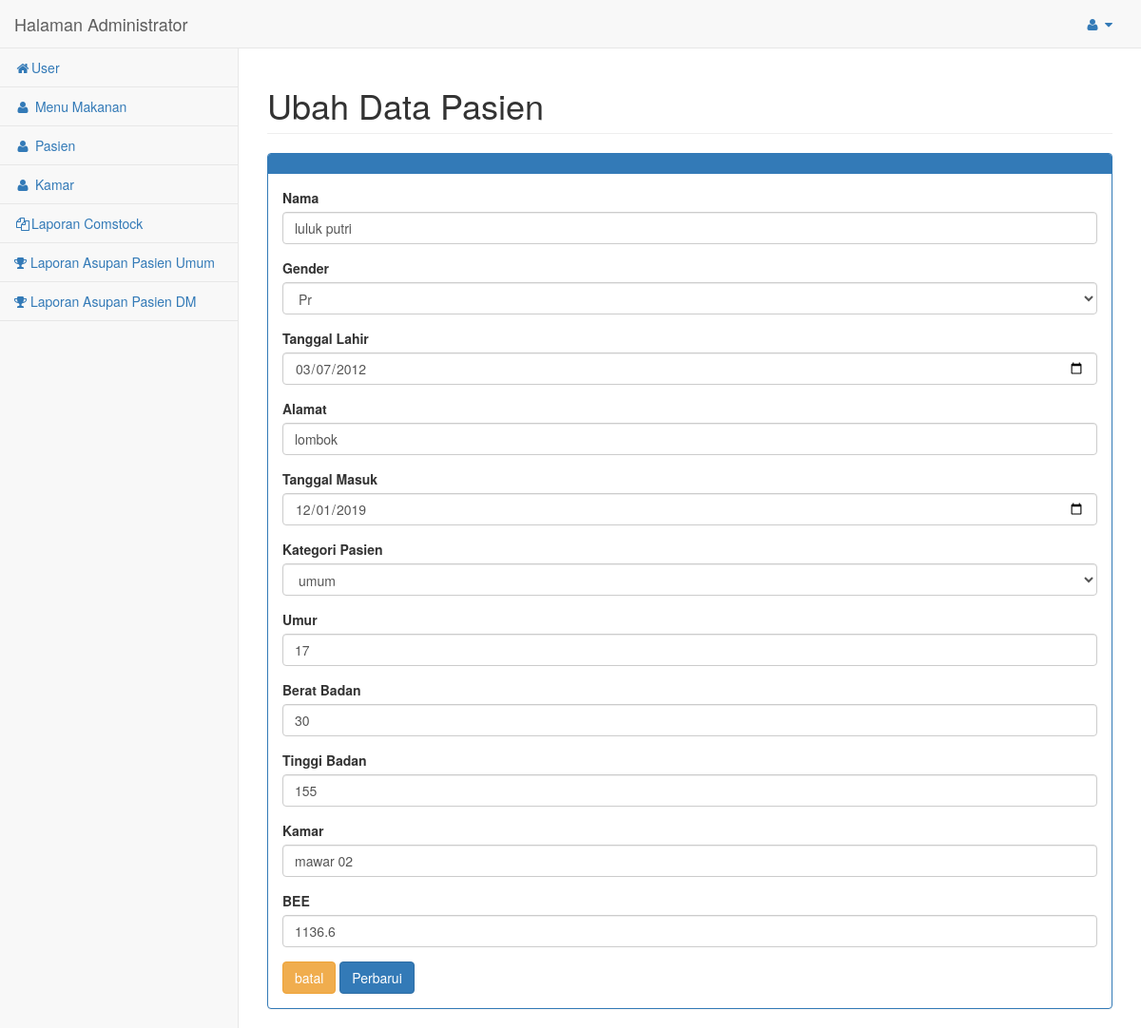
Screenshot of /admin/pasien/edit.php?id_pasien=PSN001 (signed in) with the database file from the repository.
### tables this page shows
CREATE TABLE `pasien` (
  `id_pasien` varchar(8) NOT NULL,
  `nama_pasien` varchar(20) NOT NULL,
  `gender` varchar(3) NOT NULL,
  `tanggal_lahir` date NOT NULL,
  `alamat` varchar(30) NOT NULL,
  `tanggal_masuk` date NOT NULL,
  `umur` varchar(5) NOT NULL,
  `kategori` varchar(12) NOT NULL,
  `berat_badan` varchar(5) NOT NULL,
  `tinggi_badan` varchar(5) NOT NULL,
  `kamar` varchar(10) NOT NULL,
  `BEE` varchar(9) NOT NULL,
  `brr` double NOT NULL
);

### admin/pasien/functions.php (called while the page is built, shortened)
<?php
include '../koneksi.php';
function tampil($query){
	global $conn;
	$i=mysqli_query($conn,$query);
	$rows=[];
	while ( $row=mysqli_fetch_assoc($i)) {
		$rows[]=$row;
	}
	return $rows;
}
?>

### admin/pasien/edit.php (the view, shortened to what this page needs)
<?php
$id_pasien=$_GET["id_pasien"];
$data=tampil("SELECT * FROM pasien WHERE id_pasien= '$id_pasien'")[0];
?>
<!DOCTYPE html>
<html>
<head><meta http-equiv="Content-Type" content="text/html; charset=utf-8">
    <link href="../vendor/bootstrap/css/bootstrap.min.css" rel="stylesheet">
    <link href="../vendor/metisMenu/metisMenu.min.css" rel="stylesheet">
    <link href="../vendor/datatables-plugins/dataTables.bootstrap.css" rel="stylesheet">
    <link href="../vendor/datatables-responsive/dataTables.responsive.css" rel="stylesheet">
    <link href="../dist/css/sb-admin-2.css" rel="stylesheet">
    <link href="../vendor/font-awesome/css/font-awesome.min.css" rel="stylesheet" type="text/css">
</head>
<body>
<div id="page-wrapper">
            <div class="row">
                <div class="col-lg-12">
                     <h1 class="page-header">Ubah Data Pasien</h1>
                    <div class="panel panel-primary">
                        <div class="panel-heading">
                        </div>
                        <div class="panel-body">
                            <div class="row">
                                <div class="col-lg-12">
                                    <form action="" method="post" enctype="multipart/form-data">
                                        <div class="form-group">
                                            <label for="nama_pasien">Nama</label>
                                            <input class="form-control" type="text" name="nama_pasien" id="nama_pasien" required value="<?php echo $data["nama_pasien"]; ?>">
                                        </div>
                                        <div class="form-group">
                                            <label for="gender">Gender</label>
                                            <select class="form-control" name="gender" id="gender">
                                        <option> <?= $data['gender'] ?> </option>
                                            </select>
                                        </div>
                                        <div class="form-group">
                                            <label for="tanggal_lahir">Tanggal Lahir</label>
                                            <input class="form-control" type="date" name="tanggal_lahir" id="tanggal_lahir" required value="<?php echo $data["tanggal_lahir"]; ?>">
                                        </div>
                                        <div class="form-group">
                                            <label for="alamat">Alamat</label>
                                            <input class="form-control" type="text" name="alamat" id="alamat" required value="<?php echo $data["alamat"]; ?>">
                                        </div>
                                         <div class="form-group">
                                            <label for="tanggal_masuk">Tanggal Masuk</label>
                                            <input class="form-control" type="date" name="tanggal_masuk" id="tanggal_masuk" required value="<?php echo $data["tanggal_masuk"]; ?>">
                                        </div>
                                        <div class="form-group">
                                            <label for="kategori">Kategori Pasien</label>
                                            <select class="form-control" type="text" name="kategori" id="kategori" required value="<?php echo $data["kategori"]; ?>">
                                                <option> <?= $data['kategori'] ?> </option>
                                            </select>
                                        </div>
                                        <div class="form-group">
                                            <label for="umur">Umur</label>
                                            <input class="form-control" type="text" name="umur" id="umur" required value="<?php echo $data["umur"]; ?>">
                                        </div>
                                        <div class="form-group">
                                            <label for="berat_badan">Berat Badan</label>
                                            <input class="form-control" type="text" name="berat_badan" id="berat_badan" required value="<?php echo $data["berat_badan"]; ?>">
                                        </div>
                                        <div class="form-group">
                                            <label for="tinggi_badan">Tinggi Badan</label>
                                            <input class="form-control" type="text" name="tinggi_badan" id="tinggi_badan" required value="<?php echo $data["tinggi_badan"]; ?>">
                                        </div>
                                        <div class="form-group">
                                            <label for="kamar">Kamar</label>
                                            <input class="form-control" type="text" name="kamar" id="kamar" required value="<?php echo $data["kamar"]; ?>">
                                        </div>
                                        <div class="form-group">
                                            <label for="BEE">BEE</label>
                                            <input class="form-control" type="text" name="BEE" id="BEE" required value="<?php echo $data["BEE"]; ?>">
                                        </div>
                                        <a class="btn btn-warning" href="index.php">batal</a>
                                        <button class="btn btn-primary" type="submit" name="submit">Perbarui</button>
                                    </form>
                                </div>
                            </div>
                        </div>
                    </div>
                </div>
            </div>
        </div>
</body>
</html>

### rows the page displays
pasien: nama_pasien "luluk putri", gender "Pr", tanggal_lahir "03/07/2012", alamat "lombok", tanggal_masuk "12/01/2019", kategori "umum", umur "17", berat_badan "30", tinggi_badan "155", kamar "mawar 02", BEE "1136.6"
